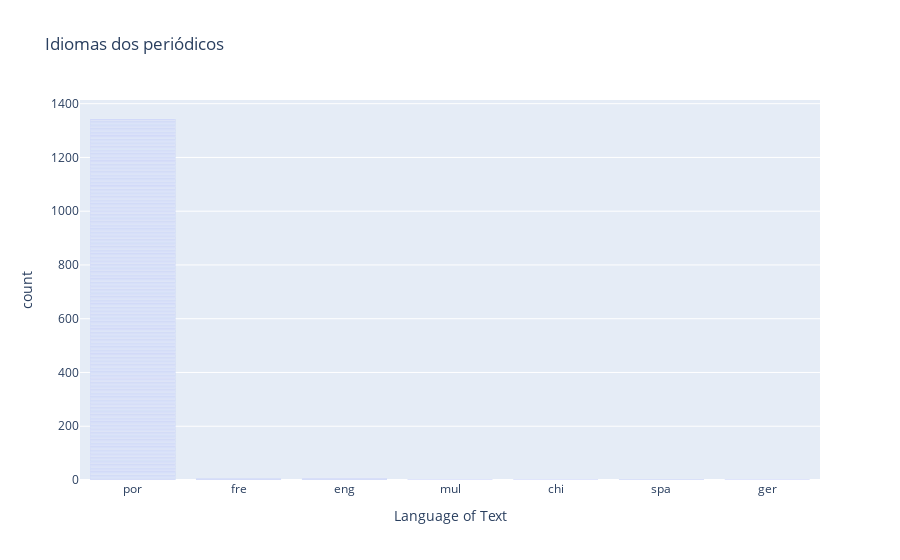

The code cell stored with this chart in its notebook:
### Code cell
# criar gráfico de barras com os dados de idiomas dos periódicos
fig_02 = px.bar(df_periodical, x='Language of Text', title='Idiomas dos periódicos')
fig_02.show()

### Figure 1 — Plotly figure (JSON) as saved in the notebook; plotly's stock layout.template omitted (floating-point values rounded to 4 significant figures; data arrays with more than 128 entries replaced by an {"elided": "..."} marker saying what was removed)
{"data": [{"alignmentgroup": "True", "hovertemplate": "Language of Text=%{x}<br>count=%{y}<extra></extra>", "legendgroup": "", "marker": {"color": "#636efa", "pattern": {"shape": ""}}, "name": "", "offsetgroup": "", "orientation": "v", "showlegend": false, "textposition": "auto", "type": "bar", "x": {"elided": "1359 str values"}, "xaxis": "x", "y": {"elided": "1359 int values"}, "yaxis": "y"}], "layout": {"barmode": "relative", "legend": {"tracegroupgap": 0}, "title": {"text": "Idiomas dos periódicos"}, "xaxis": {"anchor": "y", "domain": [0, 1], "title": {"text": "Language of Text"}}, "yaxis": {"anchor": "x", "domain": [0, 1], "title": {"text": "count"}}}}
